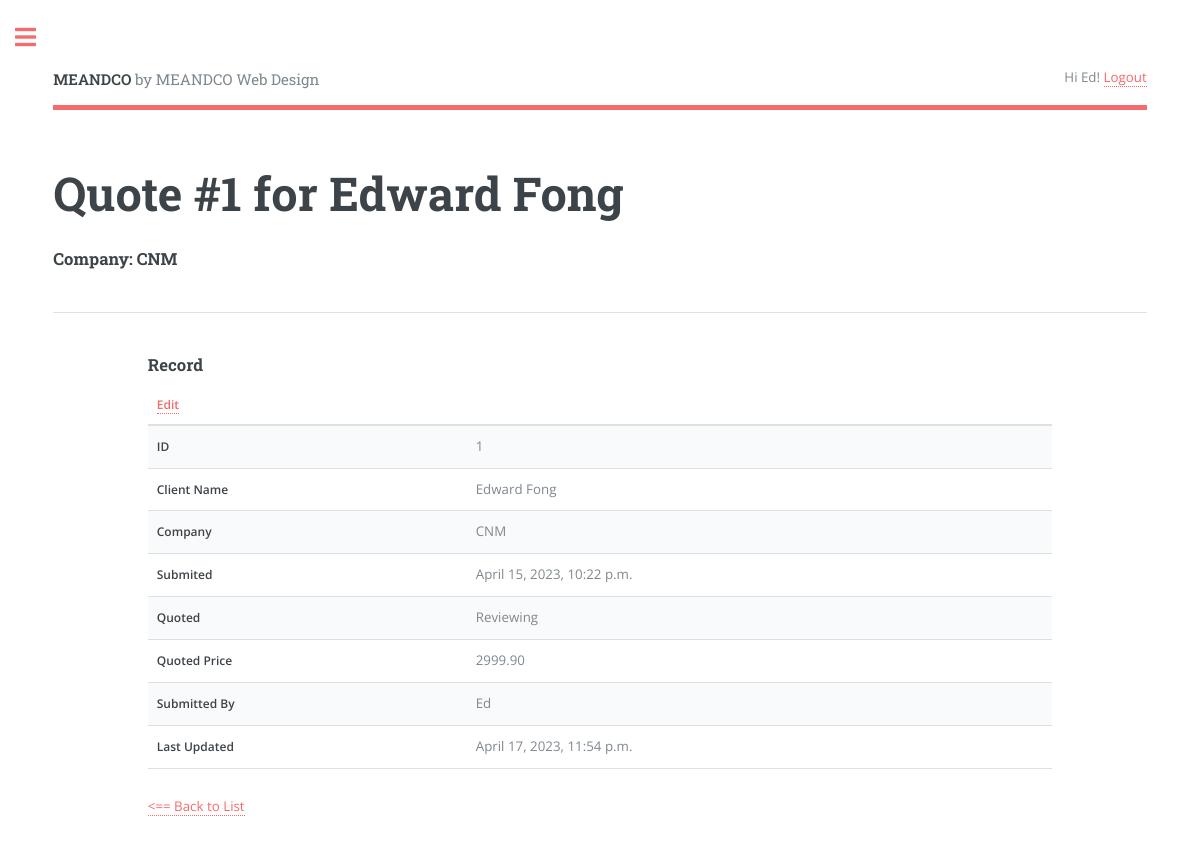
/quote/1/ (signed in), run on the app's committed database.
### quote/models.py (models this page shows, shortened)
class Quote(models.Model):
    class Status(models.TextChoices):
        PENDING = 'Pending'
        REVIEWING = 'Reviewing'
        APPROVED = 'Approved'
    class Priority(models.TextChoices):
        URGENT  = 'UG', _('Urgent - 1 to week or less')
        NORMAL  = 'NM', _('Normal - 2 to 4 weeks')
        LOW     = 'LW', _('Low - Still Researching')
    name = models.CharField(max_length=250)
    requester = models.ForeignKey(User,
                                  on_delete=models.CASCADE, related_name='quotes')
    position = models.CharField(max_length=250, null=True,
                                blank=True)
    company = models.CharField(max_length=250, null=True,
                               blank=True)
    address = models.CharField(max_length=250, null=True,
                               blank=True)
    phone = models.CharField(max_length=30)
    email = models.EmailField(max_length=250)
    web_address = models.CharField(max_length=250, null=True,
                                   blank=True)
    description = models.TextField()
    created = models.DateTimeField(auto_now_add=True)
    updated = models.DateTimeField(auto_now=True)
    stat = models.CharField(max_length=20,
                              choices=Status.choices,
                              default=Status.PENDING)
    priority = models.CharField(max_length=2,
                                choices=Priority.choices,
                                default=Priority.NORMAL)
    quoted_price = models.DecimalField(max_digits=250,decimal_places=2,
                                    null=True, blank=True)
    jobfile = models.FileField(upload_to="jobfiles/", null=True, blank=True)
    class Meta:
        ordering = ['created']
        indexes = [
            models.Index(fields=['created'])
        ]

### quote/views.py (the view)
# urls.py: path('quote/<int:quote_id>/', views.quote_detail, name='quote_detail'),
@login_required(login_url='login')
def quote_detail(request, quote_id):
    quote = get_object_or_404(Quote, pk=quote_id)
    context = {'quote': quote}
    return render(request, 'quote/quote_detail.html', context)

### quote/templates/quote/quote_detail.html (shortened to what this page needs)
{% extends "base.html" %}
{% block header %}Quote #{{ quote.id }} for {{ quote.name }}{% endblock %}
{% block h4 %}Company: {{ quote.company }}{% endblock h4 %}
{% block content %}
  <h3>Record</h3>
    <div class="table-wrapper">
        <table>
            <thead>
            <tr>
                {% if request.user.is_superuser %}<th><a href="{% url 'quote_edit' quote.id %}">Edit<a/></th>{% endif %}
            </tr>
            </thead>
            <tbody>
                <tr>
                    <th>ID</th><td>{{ quote.id }}</td>
                </tr>
                <tr>
                    <th>Client Name</th><td>{{ quote.name }}</td>
                </tr>
                <tr>
                    <th>Company</th><td>{{ quote.company }} </td>
                </tr>
                <tr>
                    <th>Submited</th><td>{{ quote.created }}</td>
                </tr>
                <tr>
                    <th>Quoted</th><td>{{ quote.stat }}</td>
                </tr>
                <tr>
                    <th>Quoted Price</th><td>{% if quote.quoted_price  %}{{ quote.quoted_price }} {% else %}--{% endif %}</td>
                </tr>
                <tr>
                    <th>Submitted By</th><td>{{ quote.requester | title }}</td>
                </tr>
                <tr>
                    <th>Last Updated</th><td>{{ quote.updated }}</td>
                </tr>
          </tbody>
        </table>
        <p><a href="{% url 'quotes_list' %}"><== Back to List</a></p>
     </div>
{% endblock %}

### quote/templates/base.html (shortened to what this page needs)
{% load static %}
<!DOCTYPE html>
<html lang="en">
<head>
    <link href="{% static 'assets/css/main.css' %}" rel="stylesheet">
    <link rel="stylesheet" href="{% static 'assets/css/fontawesome-all.min.css' %}" />
</head>
<body>
    <body class="is-preload">
        <div id="wrapper">
            <div id="main">
              <div class="inner">
                  <header id="header">
                    <a href="{% url 'home' %}" class="logo"><strong>MEANDCO</strong> by MEANDCO Web Design</a>
                    <ul class="icons">
                      {% if request.user.is_authenticated %}
                      Hi {{ request.user.first_name|default:request.user.username|title }}! <a href="{% url 'logout' %}">Logout</a>
                      {% else %}
                      Not logged in. <a href="{% url 'login' %}">Log-in</a>
                      {% endif %}
                    </ul>
                  </header>
                  <section>
                    <header class="main">
                      <h1>{% block header %}{% endblock header %}</h1>
                      <h3>{% block h4 %}{% endblock h4 %}</h3>
                    </header>
                    <hr class="major" />
                      <div class="row gtr-200">
                        <div class="col-1 col-12-medium">
                        </div>
                          <div class="col-10 col-12-medium">
                          {% block content %}
                          {% endblock %}
                        </div>
                      </div>
                  </section>
              </div>
            </div>
                      {% url 'quote' as url%}
                      {% url 'quotes_list' as list %}
                      {% url 'contact' as contact %}
        </div>
</body>
</html>

### data on the page
Quote: id "1", name "Edward Fong", company "CNM", created "April 15, 2023, 10:22 p.m.", stat "Reviewing", quoted_price "2999.90", requester "Ed", updated "April 17, 2023, 11:54 p.m."

### other printed values
{{ request.user.first_name|default:request.user.username|title }} "Ed"
